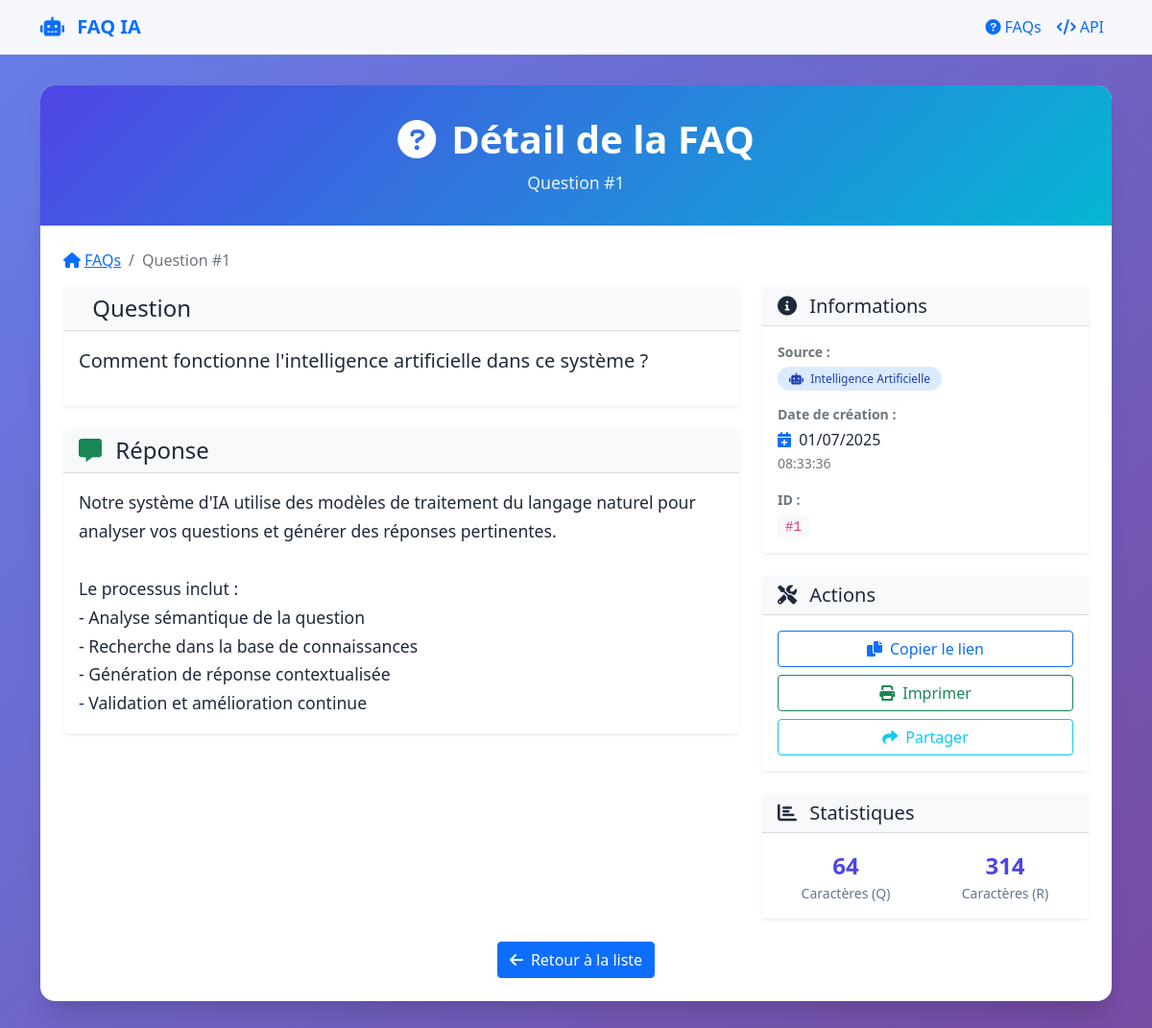
Page /faq/1 on the committed database.
### models/__init__.py (models this page shows)
class FAQ(db.Model):
    id = db.Column(db.Integer, primary_key=True)
    question = db.Column(db.Text, nullable=False)
    answer = db.Column(db.Text, nullable=False)
    source = db.Column(db.String(20), nullable=False)  # 'manuel' ou 'ia'
    created_at = db.Column(db.DateTime, server_default=db.func.now())
    updated_at = db.Column(db.DateTime, onupdate=db.func.now())

### view/faq.py (the view)
@faq_bp.route('/faq/<int:faq_id>', methods=['GET'])
def faq_detail(faq_id):
    faq = FAQ.query.get_or_404(faq_id)
    return render_template('faq_detail.html', faq=faq)

### app.py (called while the page is built)
@app.template_filter('nl2br')
def nl2br_filter(text):
    if text is None:
        return ''
    return text.replace('\n', '<br>\n')

### templates/faq_detail.html (shortened to what this page needs)
{% extends "base.html" %}
{% block content %}
<div class="content-card">
    <div class="page-header">
        <h1><i class="fas fa-question-circle me-3"></i>Détail de la FAQ</h1>
        <p>Question #{{ faq.id }}</p>
    </div>
    <div class="p-4">
        <nav aria-label="breadcrumb">
            <ol class="breadcrumb">
                <li class="breadcrumb-item">
                    <a href="{{ url_for('faq.faq_list') }}">
                        <i class="fas fa-home me-1"></i>FAQs
                    </a>
                </li>
                <li class="breadcrumb-item active">Question #{{ faq.id }}</li>
            </ol>
        </nav>
        <div class="row">
            <div class="col-lg-8">
                <div class="card border-0 shadow-sm">
                    <div class="card-header bg-light">
                        <h2 class="h4 mb-0">
                            Question
                        </h2>
                    </div>
                    <div class="card-body">
                        <p class="lead">{{ faq.question }}</p>
                    </div>
                </div>
                <div class="card border-0 shadow-sm mt-4">
                    <div class="card-header bg-light">
                        <h2 class="h4 mb-0">
                            <i class="fas fa-comment-alt text-success me-2"></i>
                            Réponse
                        </h2>
                    </div>
                    <div class="card-body">
                        <div class="answer-content">
                            {{ faq.answer|nl2br|safe }}
                        </div>
                    </div>
                </div>
            </div>
            <div class="col-lg-4">
                <div class="card border-0 shadow-sm">
                    <div class="card-header bg-light">
                        <h3 class="h5 mb-0">
                            <i class="fas fa-info-circle me-2"></i>
                            Informations
                        </h3>
                    </div>
                    <div class="card-body">
                        <div class="info-item mb-3">
                            <label class="fw-bold text-muted">Source :</label>
                            <div>
                                <span class="source-badge {{ 'source-ia' if faq.source == 'ia' else 'source-manual' }}">
                                    <i class="fas {{ 'fa-robot' if faq.source == 'ia' else 'fa-user' }} me-1"></i>
                                    {{ 'Intelligence Artificielle' if faq.source == 'ia' else 'Ajout Manuel' }}
                                </span>
                            </div>
                        </div>
                        {% if faq.created_at %}
                        <div class="info-item mb-3">
                            <label class="fw-bold text-muted">Date de création :</label>
                            <div>
                                <i class="fas fa-calendar-plus text-primary me-1"></i>
                                {{ faq.created_at.strftime('%d/%m/%Y') }}
                                <br>
                                <small class="text-muted">{{ faq.created_at.strftime('%H:%M:%S') }}</small>
                            </div>
                        </div>
                        {% endif %}
                        <div class="info-item">
                            <label class="fw-bold text-muted">ID :</label>
                            <div>
                                <code class="bg-light px-2 py-1 rounded">#{{ faq.id }}</code>
                            </div>
                        </div>
                    </div>
                </div>
                <div class="card border-0 shadow-sm mt-4">
                    <div class="card-header bg-light">
                        <h3 class="h5 mb-0">
                            <i class="fas fa-tools me-2"></i>
                            Actions
                        </h3>
                    </div>
                    <div class="card-body">
                        <div class="d-grid gap-2">
                            <button class="btn btn-outline-primary" onclick="copyToClipboard()">
                                <i class="fas fa-copy me-2"></i>Copier le lien
                            </button>
                            <button class="btn btn-outline-success" onclick="printFAQ()">
                                <i class="fas fa-print me-2"></i>Imprimer
                            </button>
                            <button class="btn btn-outline-info" onclick="shareFAQ()">
                                <i class="fas fa-share me-2"></i>Partager
                            </button>
                        </div>
                    </div>
                </div>
                <div class="card border-0 shadow-sm mt-4">
                    <div class="card-header bg-light">
                        <h3 class="h5 mb-0">
                            <i class="fas fa-chart-bar me-2"></i>
                            Statistiques
                        </h3>
                    </div>
                    <div class="card-body text-center">
                        <div class="row">
                            <div class="col-6">
                                <div class="stat-number">{{ faq.question|length }}</div>
                                <div class="stat-label">Caractères (Q)</div>
                            </div>
                            <div class="col-6">
                                <div class="stat-number">{{ faq.answer|length }}</div>
                                <div class="stat-label">Caractères (R)</div>
                            </div>
                        </div>
                    </div>
                </div>
            </div>
        </div>
        <div class="mt-4 text-center">
            <a href="{{ url_for('faq.faq_list') }}" class="btn btn-primary">
                <i class="fas fa-arrow-left me-2"></i>Retour à la liste
            </a>
        </div>
    </div>
</div>
{% endblock %}

### templates/base.html (style rules this page uses)
:root { --primary-color: #4f46e5; --secondary-color: #f8fafc; --accent-color: #06b6d4; --text-dark: #1e293b; --border-color: #e2e8f0; }
body { font-family: 'Segoe UI', Tahoma, Geneva, Verdana, sans-serif; background: linear-gradient(135deg, #667eea 0%, #764ba2 100%); min-height: 100vh; color: var(--text-dark); }
.content-card { background: white; border-radius: 15px; box-shadow: 0 20px 25px -5px rgba(0, 0, 0, 0.1), 0 10px 10px -5px rgba(0, 0, 0, 0.04); border: none; overflow: hidden; }
.page-header { background: linear-gradient(135deg, var(--primary-color) 0%, var(--accent-color) 100%); color: white; padding: 2rem; text-align: center; }
.page-header h1 { margin: 0; font-weight: 600; font-size: 2.5rem; }
.page-header p { margin: 0.5rem 0 0 0; opacity: 0.9; font-size: 1.1rem; }
.source-badge { font-size: 0.75rem; padding: 0.25rem 0.75rem; border-radius: 50px; font-weight: 500; }
.source-ia { background: #dbeafe; color: #1e40af; }
.stat-number { font-size: 1.5rem; font-weight: bold; color: var(--primary-color); }
.stat-label { font-size: 0.875rem; color: #64748b; }

### templates/faq_detail.html (style rules this page uses)
.info-item label { display: block; font-size: 0.875rem; margin-bottom: 0.25rem; }
.answer-content { line-height: 1.7; font-size: 1.1rem; }

### rows in the picture
FAQ: id "1", question "Comment fonctionne l'intelligence artificielle dans ce système ?", answer "Notre système d'IA utilise des modèles de traitement du langage naturel pour analyser vos questions et générer des réponses pertinentes. Le processus inclut : - Analyse sémantique de la question - Recherche dans la base de connaissances - Génération de réponse contextualisée - Validation et amélioration continue", source "Intelligence Artificielle", created_at "01/07/2025", created_at "08:33:36"

### other values in the picture
{{ faq.question|length }} "64"
{{ faq.answer|length }} "314"
